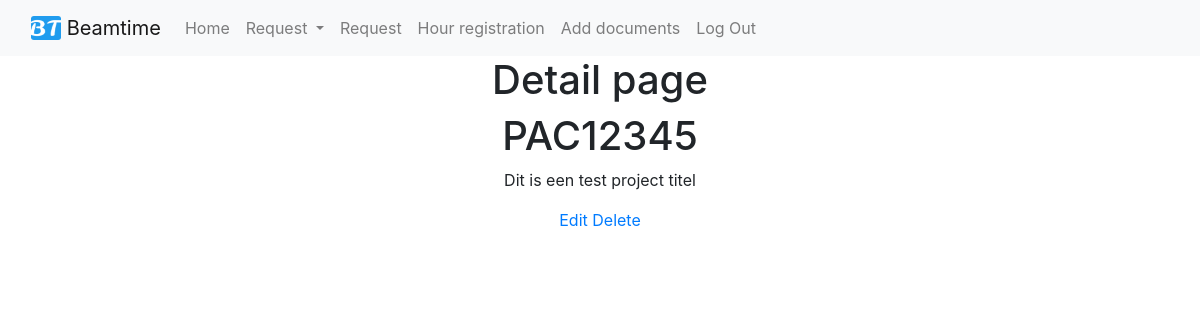
The page /beamrequest/PAC12345/detail/ (signed in) on the database its author committed.
### beamrequest/models.py (models this page shows, shortened)
class CreateBeamRequestModel(models.Model):
	SELECT		= 'Select'
	REQUEST		= 'Request'
	TENTATIVE	= 'Tentavive'
	ACCEPTED	= 'Accepted'
	CONFIRMED	= 'Confirmed'
	CANCELLED	= 'Cancelled'
	COMPLETED	= 'Completed'
	QUEUED		= 'Queued'
	STATUS_CHOICES = [
		(SELECT, ('Select an option')),
		(REQUEST, ('Request')),
		(TENTATIVE, ('Tentative')),
		(ACCEPTED,  ('Accepted')),
		(CONFIRMED, ('Confirmed')),
		(CANCELLED, ('Cancelled')),
		(COMPLETED, ('Completed')),
		(QUEUED, ('Queued')),
	]
	DIFBEAMS_CHOICES = [tuple([x,x]) for x in range(1,5)]
	SHIFTS_CHOICES = [tuple([x,x]) for x in range(1,17)]
	Project_Code = models.CharField(unique=True, max_length=20, blank = True)
	Pac_Rate = models.CharField(max_length=10, blank = True)
	Partrec_Contact_Name = models.CharField(max_length=50, blank = True)
	Partrec_Contact_Email = models.EmailField(blank = True)
	Previous_Experiment = models.CharField(max_length=200, blank = True)
	Status = models.CharField(max_length=25, choices=STATUS_CHOICES, default='SELECT')
	Project_Title = models.CharField(max_length=100, blank = True)
	Spokesperson_Name = models.CharField(max_length=50, blank = True)
	Spokesperson_Adress = models.CharField(max_length=50, blank = True)
	Spokesperson_Phonenumber = models.CharField(max_length=20, blank = True)
	Spokesperson_Email = models.EmailField(blank = True)
	Collaborator_Name = models.TextField(blank = True)
	Collaborator_Nationality = models.TextField(blank = True)
	Collaborator_Home_Institute = models.TextField(blank = True)
	Different_Beams = models.IntegerField(choices=DIFBEAMS_CHOICES, default='1')
	Shifts = models.IntegerField(choices=SHIFTS_CHOICES, default='1')
	Ion_Species = models.ForeignKey(IonSpecies, on_delete=models.CASCADE)
	Energy = ChainedForeignKey(Energys, chained_field="Ion_Species", chained_model_field="Ion_Species",	show_all=False,	auto_choose=True)
	Flux = models.CharField(max_length=50, blank = True, null = True)
	Start_Date = models.DateTimeField(blank = True, null=True)
	End_Date = models.DateTimeField(blank = True, null=True)
	Requiered_Equipment = models.TextField(blank = True)
	Special_Requirements = models.TextField(blank = True)
	Special_Safety_Procedures = models.TextField(blank = True)
	Lab_Support_Requirements = models.TextField(blank = True)
	Funded = models.CharField(max_length=20, blank = True)
	Summary = models.TextField(blank = True)

### beamrequest/views.py (the view)
# urls.py: path('<str:Project_Code>/detail/', beam_request_detail_page, name='detail'),
@staff_member_required
def beam_request_detail_page(request, Project_Code):
    page_title = 'Detail page'
    qs = CreateBeamRequestModel.objects.filter(Project_Code = Project_Code)
    template_name = 'beam_request_detail.html'
    context = {'title': page_title, 'object_list': qs}
    return render(request, template_name, context)

### templates/beam_request_detail.html
{% extends "base.html" %}
{% block content %}
{% for object in object_list %}
<h1>{{ object.Project_Code }}</h1>
<p>{{ object.Project_Title }}</p>
		<a href='/beamrequest/{{object.Project_Code}}/update/'>Edit</a>
		<a href='/beamrequest/{{object.Project_Code}}/delete/'>Delete</a>
{% endfor %}
{% endblock %}

### rows shown on the page
CreateBeamRequestModel: Project_Code "PAC12345", Project_Title "Dit is een test project titel"

### other values the page prints
{{ title }} "Detail page"
